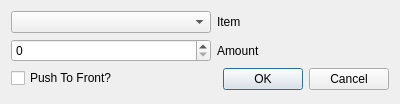
<?xml version="1.0" encoding="UTF-8"?>
<ui version="4.0">
 <class>Crafting</class>
 <widget class="QDialog" name="Crafting">
  <property name="geometry">
   <rect>
    <x>0</x>
    <y>0</y>
    <width>400</width>
    <height>104</height>
   </rect>
  </property>
  <property name="windowTitle">
   <string>Crafting Request - OpenControl</string>
  </property>
  <property name="windowIcon">
   <iconset>
    <normaloff>//media/Eli/Projects/OpenControl/Python Source/gui/OpenComputers.ico</normaloff>//media/Eli/Projects/OpenControl/Python Source/gui/OpenComputers.ico</iconset>
  </property>
  <layout class="QFormLayout" name="formLayout">
   <item row="1" column="0">
    <widget class="QComboBox" name="item">
     <property name="minimumSize">
      <size>
       <width>200</width>
       <height>0</height>
      </size>
     </property>
    </widget>
   </item>
   <item row="1" column="1">
    <widget class="QLabel" name="item_label">
     <property name="text">
      <string>Item</string>
     </property>
    </widget>
   </item>
   <item row="2" column="0">
    <widget class="QSpinBox" name="amount">
     <property name="minimumSize">
      <size>
       <width>200</width>
       <height>0</height>
      </size>
     </property>
     <property name="maximum">
      <number>10000</number>
     </property>
     <property name="singleStep">
      <number>64</number>
     </property>
    </widget>
   </item>
   <item row="2" column="1">
    <widget class="QLabel" name="amount_label">
     <property name="text">
      <string>Amount</string>
     </property>
     <property name="alignment">
      <set>Qt::AlignLeading|Qt::AlignLeft|Qt::AlignVCenter</set>
     </property>
    </widget>
   </item>
   <item row="3" column="0">
    <widget class="QCheckBox" name="push">
     <property name="text">
      <string>Push To Front?</string>
     </property>
    </widget>
   </item>
   <item row="3" column="1">
    <widget class="QDialogButtonBox" name="ok_cancel">
     <property name="orientation">
      <enum>Qt::Horizontal</enum>
     </property>
     <property name="standardButtons">
      <set>QDialogButtonBox::Cancel|QDialogButtonBox::Ok</set>
     </property>
     <property name="centerButtons">
      <bool>false</bool>
     </property>
    </widget>
   </item>
  </layout>
 </widget>
 <resources/>
 <connections>
  <connection>
   <sender>ok_cancel</sender>
   <signal>accepted()</signal>
   <receiver>Crafting</receiver>
   <slot>accept()</slot>
   <hints>
    <hint type="sourcelabel">
     <x>248</x>
     <y>254</y>
    </hint>
    <hint type="destinationlabel">
     <x>157</x>
     <y>274</y>
    </hint>
   </hints>
  </connection>
  <connection>
   <sender>ok_cancel</sender>
   <signal>rejected()</signal>
   <receiver>Crafting</receiver>
   <slot>reject()</slot>
   <hints>
    <hint type="sourcelabel">
     <x>316</x>
     <y>260</y>
    </hint>
    <hint type="destinationlabel">
     <x>286</x>
     <y>274</y>
    </hint>
   </hints>
  </connection>
 </connections>
</ui>
